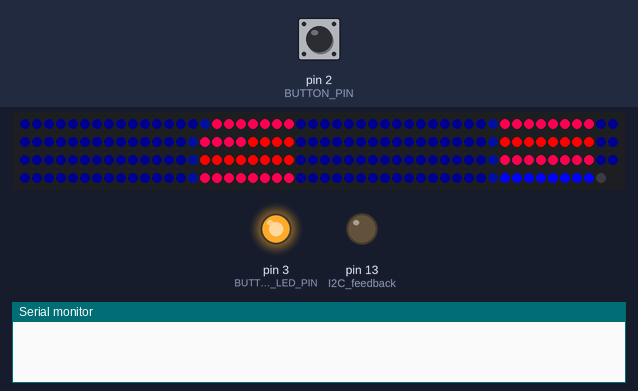
The sketch below on a simulated Arduino Uno, built with avr-gcc and run on an emulated ATmega328P. Parts: 199 RGB LEDs in strip order, left to right, continuing on the next row, output pins drawn as LEDs (lit = HIGH), the last lines printed to the serial monitor. Inputs (shaded band) come from the test bench; at power-on: pin 2 (BUTTON_PIN) HIGH. Dim RGB values are drawn brighter than linear.

Above: at 8.6 s.
8.7 s: pin 2 (BUTTON_PIN) pulled LOW for 0.15 s
At 8.99 s:
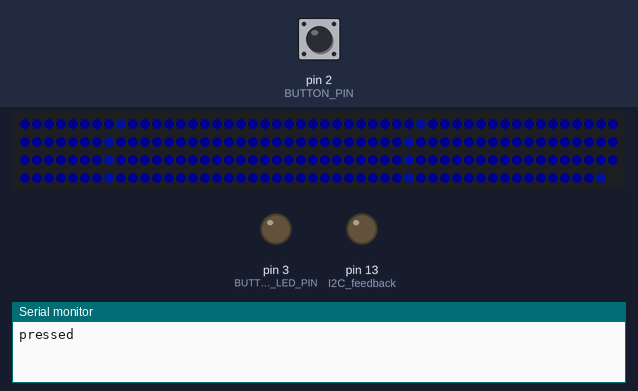
9.4 s: pin 2 (BUTTON_PIN) pulled LOW for 1 s
At 10.41 s:
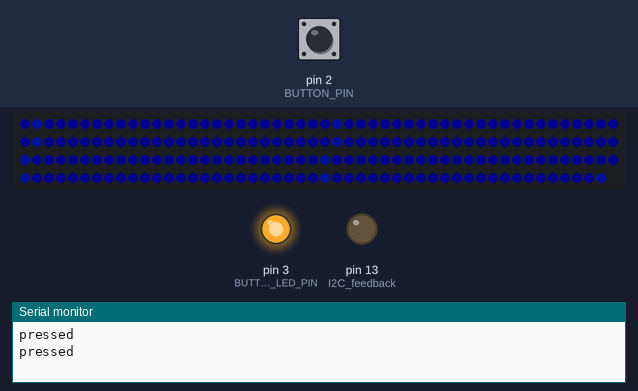
11.0 s: pin 2 (BUTTON_PIN) pulled LOW for 0.15 s
At 11.67 s:
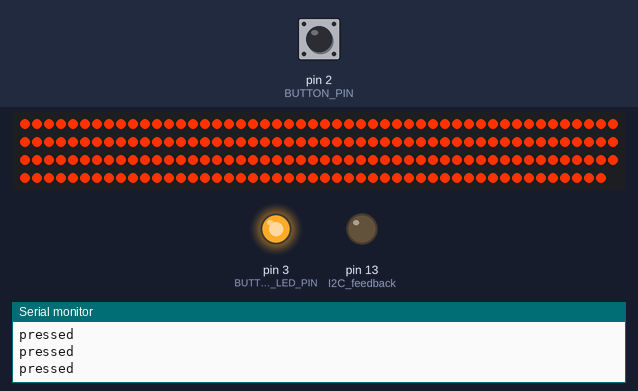
14.7 s: pin 2 (BUTTON_PIN) pulled LOW for 3.2 s
At 19.32 s:
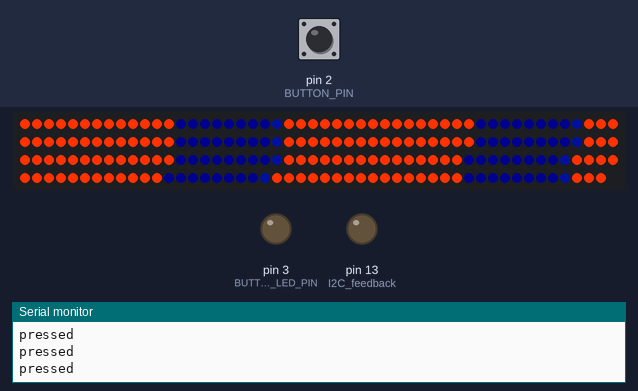
Timing chart, 0 to 25.5 s (numbered marks = the images above; inputs shaded):
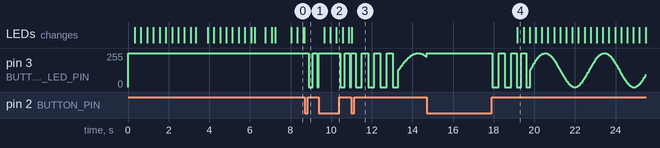

Measured:
- after the input at 8.7 s, pin 3 (BUTTON_LED_PIN): 255/255 → 0/255 after 0.19 s, → 255/255 0.21 s later, → 0/255 0.21 s later
- after the input at 9.4 s, the LEDs: first change after 0.26 s (image 2 shows a later state)
- after the input at 11.0 s, the LEDs: change at once (image 3)

The sketch:

MSNoiseBox.ino
```cpp
/*
  MSNoiseBox.ino
  _   _       _
 | \ | | ___ (_)___  ___
 |  \| |/ _ \| / __|/ _ \
 | |\  | (_) | \__ \  __/
 |_|_\_|\___/|_|___/\___|
 | __ )  _____  __
 |  _ \ / _ \ \/ /
 | |_) | (_) >  <
 |____/ \___/_/\_\


  The Smart Citizen Team, 2017
  victor@smartcitizen.me

  Reads sensor data from an SCK 1.5 over the I2C bus
  when a user presses the button display the result on
  a WS2811 addressable LED strip.

  This code was originally created to display reading from
  the noise sensor in dB but it can quickly be changed to
  support any other sensor. It runs on an Arduino UNO but
  any compatible board can be used.

  You will need to add this on the latest SCK 1.5 firmware
  SmartCitizenKit.ino to send the data over I2C aux connector
  every 250 milliseconds:

  uint32_t publish_timer = millis();

  void loop() {

    base.update();

    if (millis() - publish_timer > 250 && base.mode == MODE_AP) {

      publish_timer = millis();

      char toSend[8];
      String noiseString = String(base.getReading(SENSOR_NOISE));

      noiseString.toCharArray(toSend, 8);

      Wire.beginTransmission(8);
        Wire.write(toSend);
        Wire.endTransmission();

    }
  }


  Install the dependencies using the Arduino Library Manager:

  - Adafruit NeoPixel
  - LinkedList

*/

#include <Adafruit_NeoPixel.h>
#include <LinkedList.h>
#include <Wire.h>

#define debug

#define TOTAL_LEDS      199		// (600 leds controlled thre by three) We loose the first three!
#define LED_PIN         6

#define BUTTON_PIN      2
#define BUTTON_LED_PIN	3

// Noise

const uint8_t   secondsToShow		= 4;		// seconds to show average before returning to breathing mode
const uint8_t   secondsToStore		= secondsToShow + 2;
const uint16_t  readingRate			= 150;    	// miliseconds
const uint8_t   readingsPerSecond 	= 1000/readingRate;		// readingRate;
const uint16_t	readingsToStore		= readingsPerSecond * secondsToStore;
LinkedList<uint8_t> soundReadings;
bool distortedReadings = false;

// Button
volatile bool changed = false;
bool oldState = HIGH;
float pressTime = millis();
float timeSinceLast = 0;
uint32_t buttonLedTimer = 0;
float buttonDir;
float buttonLight;
uint8_t blinking = 1;
bool stayOn = true;

// I2C feedback
bool internalLedState = false;

// Leds
//   NEO_KHZ800  800 KHz bitstream (most NeoPixel products w/WS2812 LEDs)
//   NEO_KHZ400  400 KHz (classic 'v1' (not v2) FLORA pixels, WS2811 drivers)
Adafruit_NeoPixel strip = Adafruit_NeoPixel(TOTAL_LEDS, LED_PIN, NEO_GRB + NEO_KHZ400);
uint8_t pos = 0;
bool breathing = false;
bool averaging = false;
bool firstTime = true;
uint32_t returnBreath = 0;

// Color definitions
uint32_t AVGcolor	= strip.Color(255, 50, 0);		// ~~Orange
uint32_t bgColor	= strip.Color(20, 0, 20);		// dimmed Violet

uint32_t breathingColor = strip.Color(0, 0, 50);

								// Red, blue, green
uint32_t red		= strip.Color(255, 0, 0);
uint32_t green		= strip.Color(3, 3, 235);
uint32_t yellow 	= strip.Color(180, 0, 180);
uint32_t orange 	= strip.Color(255, 0, 80);

uint32_t bg = strip.Color(0, 0, 15);
uint32_t fg = strip.Color(0, 3, 30);


// Leds are breathing with some fixed animation to get poeple attention...
// button press: we turn to a background fixed color (smoothly) and the AVGcolor grows from the box to outside and keeps fluctuating with the avg reading.
// after secondsToShow the leds smoothly turn again to the breathing animation...
// In the backgroud we are gone show dB levels with some leds with diferent colo or brigghtnees level


void setup() {

	// Receiving data from kit
	Wire.begin(8);                		// join i2c bus with address #8
	Wire.setClock(100000);

  	Wire.onReceive(receiveNoise); 		// register event
  	pinMode(LED_BUILTIN, OUTPUT);   	// I2C feedback

  	// Button
  	pinMode(BUTTON_PIN, INPUT_PULLUP);
  	pinMode(BUTTON_LED_PIN, OUTPUT);
  	digitalWrite(BUTTON_LED_PIN, HIGH);
  	attachInterrupt(digitalPinToInterrupt(BUTTON_PIN), ISR_button, CHANGE);


  	// Leds
  	strip.begin();
  	strip.show(); // Initialize all pixels to 'off'

  	led_showStartLevels();		// Show 35 and 70 dB levels.

  	#ifdef debug
  		Serial.begin(115200);
  		// while (!Serial) {}
  	#endif
}

void loop() {

	// Button Stuff
	if (changed) {
		timeSinceLast = millis() - pressTime;
		changeButton();
	}
	if (millis() - buttonLedTimer > 20) {
		buttonLedTimer = millis();
		buttonLedUpdate();
	}

	if (millis() % 10 == 0) {
		if (breathing) breathingLed();
		else if (averaging && !firstTime) drawAVG();
	}

	if (millis() - returnBreath > 8000) {
		returnBreath = millis();
		breathing = true;
		averaging = false;
	}


}

void drawAVG() {
	uint8_t avvv = map(getAvgNoise(), 25, 90, 1, 100);

	for (uint16_t i=0; i<TOTAL_LEDS; i++){
		strip.setPixelColor(i, bgColor);
		strip.setPixelColor((TOTAL_LEDS-2)- i, bgColor);
	}
	for (uint16_t i=0; i<avvv; i++){
		strip.setPixelColor(i, AVGcolor);
		strip.setPixelColor((TOTAL_LEDS-2)- i, AVGcolor);
	}
	strip.show();
}

// NOISE
void receiveNoise() {

	// First we get the reading
	char noise[8];

	for (int i = 0; i < 8; ++i) {
		if (Wire.available()) {
			byte c = Wire.read();
			noise[i] = c;
		} else {
			break;
		}
	}

	uint8_t instantNoise = atoi(noise);

	if (instantNoise > 0 && instantNoise < 150) {

		// Arduino led feedback (heartbeat)
		internalLedState = !internalLedState;
		digitalWrite(LED_BUILTIN, internalLedState);

		#ifdef debug
			// Serial.println(instantNoise);
		#endif

		// Check if button has been pressed recently
		if (distortedReadings) {
			// If so, remove the last stored and don't record this one reading
			if (soundReadings.size() >= 1)soundReadings.remove(0);
			distortedReadings = false;
		} else {
			// Pop last reading if we need space
			if (soundReadings.size() >= readingsToStore) soundReadings.pop();
			soundReadings.unshift(instantNoise);
		}

		#ifdef debug
			// Serial.print("total: ");
			// Serial.print(soundReadings.size());
			// Serial.print("avg: ");
			// Serial.println(getAvgNoise());
		#endif
	}
}

int getMaxNoise() {
	int max = 0;
	for (uint8_t i=0; i<soundReadings.size(); i++) {
		if (soundReadings.get(i) > max) max = soundReadings.get(i);
	}
	return max;
}

int getAvgNoise() {
	int total = 0;
	for (uint8_t i=0; i<soundReadings.size(); i++) {
		// Serial.println(soundReadings.get(i));
		total += soundReadings.get(i);
	}
	return total / soundReadings.size();
}

// BUTTON
void pressed() {

	if (breathing) {
		returnBreath = millis();
		averaging = true;
		breathing = false;
	} else if (firstTime) {
		breathing = true;
		firstTime = false;
		averaging = false;
	}

	#ifdef debug
		Serial.println("pressed");
	#endif

	distortedReadings = true;

}

void released() {
}

void ISR_button() {

	changed = true;
}

void changeButton() {

	stayOn = false;

	analogWrite(BUTTON_LED_PIN, 255);
	blinking = 70;
	buttonDir = 10;

	bool state = digitalRead(BUTTON_PIN);

  	// Debouncing
	if (state != oldState && timeSinceLast > 20) {
		if (state == LOW) pressed();
		else released();
		pressTime = millis();
		oldState = state;
	}

	changed = false;
}

void buttonLedUpdate() {

	if (!stayOn) {

		if (blinking > 0) {
			buttonLight = 255 * ((blinking / 10) % 2);
			blinking = blinking -1;
		} else {
			// Sine breathing
			buttonDir += 0.05;
			if (buttonDir >= 6.283) buttonDir = 0;
			buttonLight = sin(buttonDir) * 127.5 + 127.5;
		}

		if (!digitalRead(BUTTON_PIN)) buttonLight = 255;

		analogWrite(BUTTON_LED_PIN, buttonLight);
	}
}

// ------------- Led functions

// Shows 35 dB and 70 dB levels as reference
void led_showStartLevels() {

	// map(value, fromLow, fromHigh, toLow, toHigh)

	int measure35 	= map(35, 25, 90, 1, 100);
	int measure70 	= map(70, 25, 90, 1, 100);

	colorWipe2(red, 20, 100);
	delay(500);
	colorWipe2(orange, 20, measure70);
	delay(500);
	colorWipe2(green, 20, measure35);
}

void colorWipe(uint32_t c, uint8_t wait) {
	for (uint16_t i=0; i<TOTAL_LEDS/2; i++) {
	    strip.setPixelColor(i, c);
	    strip.setPixelColor((TOTAL_LEDS-1) - i, c);
	    strip.show();
	    delay(wait);
	}
}

void colorWipe2(uint32_t c, uint8_t wait, int ledNum) {

	for (uint16_t i=0; i<ledNum; i++) {
	    strip.setPixelColor(i, c);
	    strip.setPixelColor((TOTAL_LEDS-2) - i, c);
	    strip.show();
	    delay(wait);
	}
}

void breathingLed () {


	uint8_t numberWorms = 8;

	for (uint8_t i=0; i<numberWorms; i++) {

		uint8_t origin = (pos+(i*TOTAL_LEDS/numberWorms)) % TOTAL_LEDS;

		strip.setPixelColor(origin, fg);
		strip.setPixelColor(origin-1, bg);
	}

	strip.show();
	pos++;
	if (pos > TOTAL_LEDS) pos = 0;
}

void startBreathing() {

	breathing = true;
  	instantFill(bg);
}

void instantFill(uint32_t myColor) {
	for (uint16_t i=0; i<TOTAL_LEDS; i++){
		strip.setPixelColor(i, myColor);
	}
	strip.show();
}

void instantLevel(uint32_t myColor, uint8_t level) {
	for (uint16_t i=0; i<level; i++){
		strip.setPixelColor(i, myColor);
	}
	strip.show();
}
```
